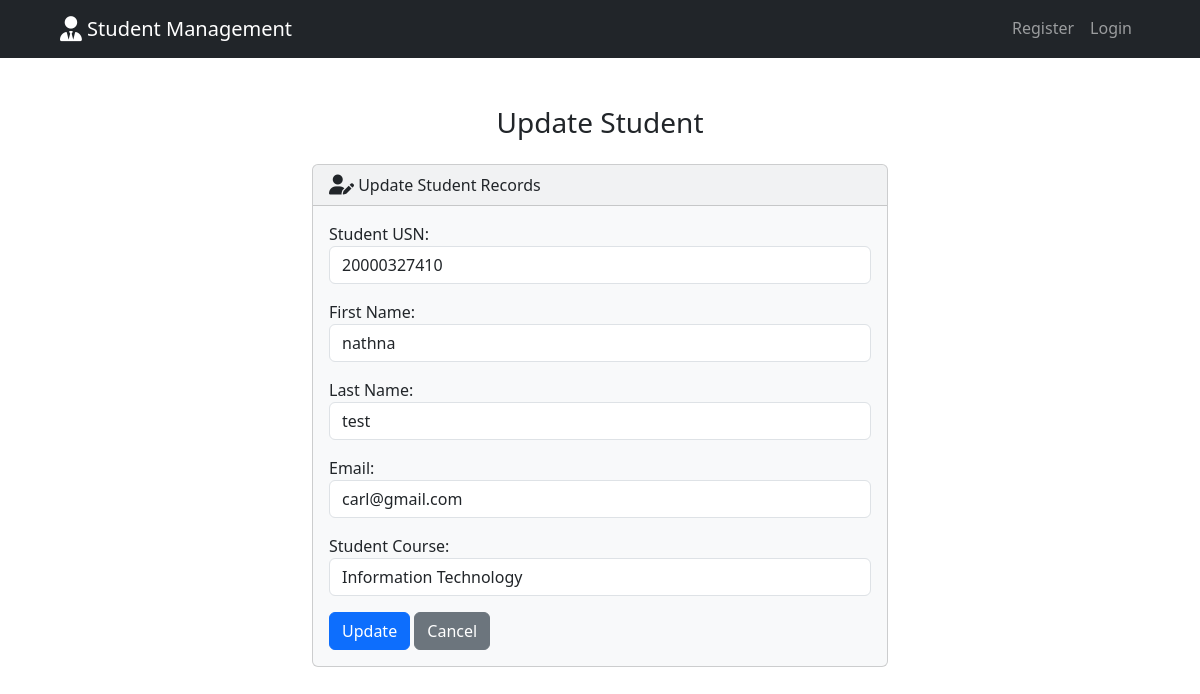
Page /edit/1/ on the committed database.
### myapp/models.py (models this page shows, shortened)
class Student(models.Model):
    student_usn = models.PositiveIntegerField()
    first_name = models.CharField(max_length=50)
    last_name = models.CharField(max_length=50)
    email = models.EmailField(max_length=100)
    student_course = models.ForeignKey(Course, on_delete=models.SET_NULL, null=True, related_name="students")

### myapp/views.py (the view)
# urls.py: path('edit/<int:id>/', views.edit, name='edit'),
def edit(request, id):
  if request.method == 'POST':
    student = Student.objects.get(pk=id)
    form = StudentForm(request.POST, instance=student)
    if form.is_valid():
      form.save()
      return render(request, 'edit.html', {
        'form': form,
        'success': True
      })
  else:
    student = Student.objects.get(pk=id)
    form = StudentForm(instance=student)
  return render(request, 'edit.html', {
    'form': form
  })

### myapp/forms.py
class StudentForm(forms.ModelForm):
    class Meta:
        model = Student
        fields = ['student_usn', 'first_name', 'last_name', 'email', 'student_course']
        labels = {
            'student_usn': 'Student USN',
            'first_name': 'First Name',
            'last_name': 'Last Name',
            'email': 'Email',
            'student_course': 'Student Course',
        }
        widgets = {
            'student_usn': forms.NumberInput(attrs={'class': 'form-control'}),
            'first_name': forms.TextInput(attrs={'class': 'form-control'}),
            'last_name': forms.TextInput(attrs={'class': 'form-control'}),
            'email': forms.EmailInput(attrs={'class': 'form-control'}),
            'student_course': forms.Select(attrs={'class': 'form-control'}),
        }

### myapp/models.py (called while the page is built)
    def __str__(self):
        return self.name

### myapp/templates/edit.html
{% extends "base.html" %} {% block body %}
<h3 class="text-center m-4">Update Student</h3>
{% if success %}
<div class="alert alert-success" role="alert">
  Update Success
  <a href="{% url 'index' %}" class="alert-link">Go to Home Page.</a>
</div>
{% else %}
<div class="row justify-content-center">
  <div class="col-6">
    <div class="card bg-light mb-3">
      <div class="card-header">
        <i class="fa-solid fa-user-pen fa-lg"></i> Update Student Records
      </div>
      <div class="card-body">
        <form action="" method="POST">
          {% csrf_token %} {{ form.as_p }}
          <button type="submit" class="btn btn-primary">Update</button>
          <a href="{% url 'index' %}" class="btn btn-secondary">Cancel</a>
        </form>
      </div>
    </div>
  </div>
</div>
{% endif %} {% endblock %}

### rows in the picture
Student: student_usn "20000327410", first_name "nathna", last_name "test", email "carl@gmail.com", student_course "Information Technology"
